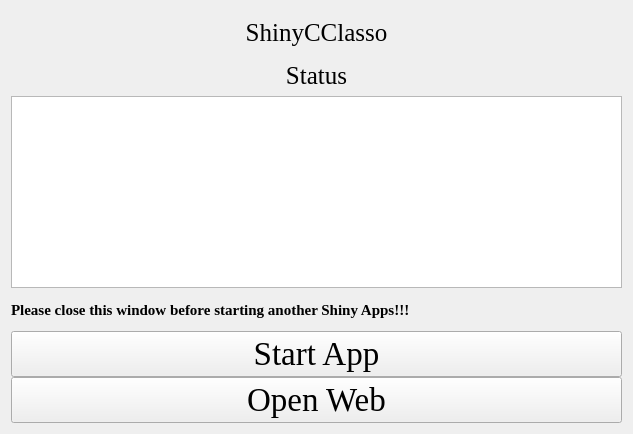
<?xml version="1.0" encoding="UTF-8"?>
<ui version="4.0">
 <class>Form</class>
 <widget class="QWidget" name="Form">
  <property name="geometry">
   <rect>
    <x>0</x>
    <y>0</y>
    <width>633</width>
    <height>434</height>
   </rect>
  </property>
  <property name="windowTitle">
   <string>Form</string>
  </property>
  <property name="styleSheet">
   <string notr="true">background-image: url(D:/tools/Pycharm/pyqt/logo/green_back.png);</string>
  </property>
  <layout class="QGridLayout" name="gridLayout_4">
   <property name="verticalSpacing">
    <number>0</number>
   </property>
   <item row="0" column="0">
    <layout class="QGridLayout" name="gridLayout_5">
     <property name="verticalSpacing">
      <number>0</number>
     </property>
     <item row="0" column="0" colspan="3">
      <widget class="QLabel" name="label">
       <property name="font">
        <font>
         <family>Times New Roman</family>
         <pointsize>19</pointsize>
        </font>
       </property>
       <property name="text">
        <string>ShinyCClasso</string>
       </property>
       <property name="alignment">
        <set>Qt::AlignCenter</set>
       </property>
      </widget>
     </item>
     <item row="3" column="0" colspan="3">
      <widget class="QLabel" name="label_4">
       <property name="font">
        <font>
         <family>Times New Roman</family>
         <pointsize>19</pointsize>
        </font>
       </property>
       <property name="text">
        <string>Status</string>
       </property>
       <property name="alignment">
        <set>Qt::AlignCenter</set>
       </property>
      </widget>
     </item>
     <item row="5" column="0" rowspan="2" colspan="3">
      <widget class="QTextBrowser" name="textBrowser">
       <property name="styleSheet">
        <string notr="true">background-image: url(D:/Documents/Desktop/white.png)</string>
       </property>
      </widget>
     </item>
     <item row="7" column="0" colspan="3">
      <widget class="QLabel" name="label_3">
       <property name="font">
        <font>
         <family>Times New Roman</family>
         <pointsize>11</pointsize>
         <weight>75</weight>
         <bold>true</bold>
        </font>
       </property>
       <property name="text">
        <string>Please close this window before starting another Shiny Apps!!!</string>
       </property>
      </widget>
     </item>
     <item row="8" column="0" colspan="3">
      <widget class="QPushButton" name="pushButton">
       <property name="font">
        <font>
         <family>Times New Roman</family>
         <pointsize>25</pointsize>
        </font>
       </property>
       <property name="text">
        <string>Start App</string>
       </property>
      </widget>
     </item>
     <item row="9" column="0" colspan="3">
      <widget class="QPushButton" name="pushButton_2">
       <property name="font">
        <font>
         <family>Times New Roman</family>
         <pointsize>25</pointsize>
        </font>
       </property>
       <property name="text">
        <string>Open Web</string>
       </property>
      </widget>
     </item>
    </layout>
   </item>
  </layout>
 </widget>
 <resources/>
 <connections/>
</ui>
